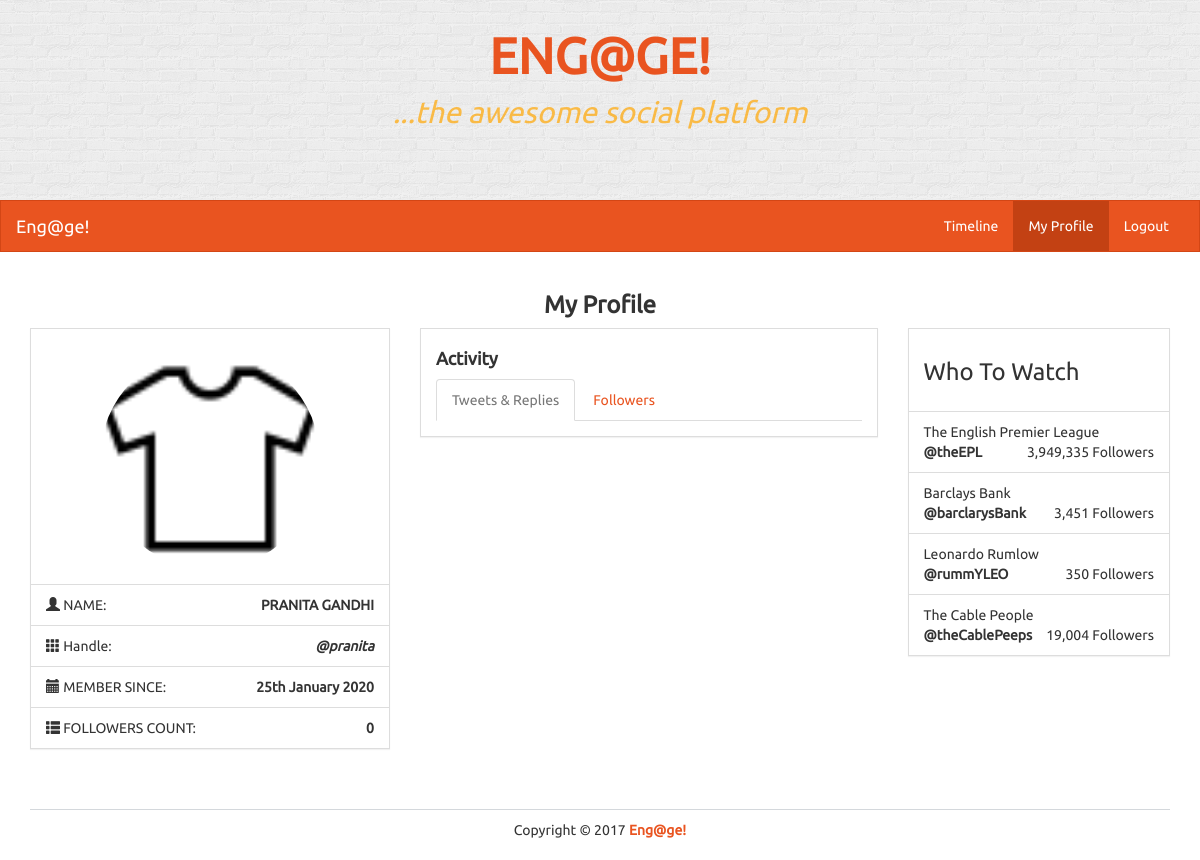
Page /profile/pranita on the earlier database version.
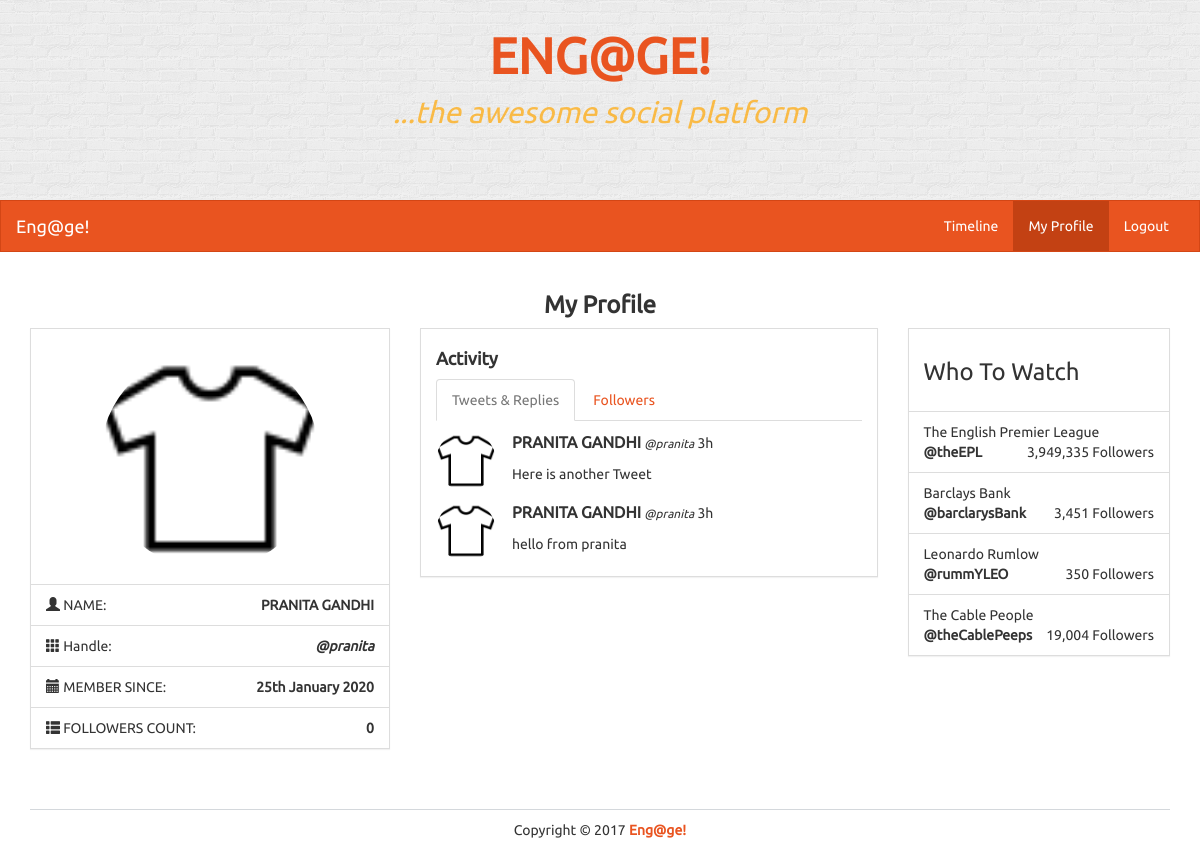
Same page on the later database version.
### models.py (models this page shows)
class User(UserMixin, db.Model):
    id = db.Column(db.Integer, primary_key=True)
    name = db.Column(db.String(100))
    username = db.Column(db.String(30))
    image = db.Column(db.String(100))
    password = db.Column(db.String(50))
    join_date = db.Column(db.DateTime)
    tweets = db.relationship('Tweet', backref='user', lazy='dynamic')
    following = db.relationship('User', secondary=followers,
        primaryjoin=(followers.c.follower_id == id),
        secondaryjoin=(followers.c.followee_id == id),
        backref=db.backref('followers', lazy='dynamic'), lazy='dynamic')
    followed_by = db.relationship('User',  secondary=followers,
        primaryjoin=(followers.c.followee_id == id),
        secondaryjoin=(followers.c.follower_id == id),
        backref=db.backref('followees', lazy='dynamic'), lazy='dynamic')

class Tweet(db.Model):
    id = db.Column(db.Integer, primary_key=True)
    user_id = db.Column(db.Integer, db.ForeignKey('user.id'))
    text = db.Column(db.String(140))
    date_created = db.Column(db.DateTime)

### views.py (the view)
@app.route('/profile', defaults={'username' : None})
@app.route('/profile/<username>')
def profile(username):
    if username:
        user = User.query.filter_by(username=username).first()
        if not user:
            abort(404)
    else:
        user = current_user
    tweets = Tweet.query.filter_by(user=user).order_by(Tweet.date_created.desc()).all()
    current_time = datetime.now()
    followed_by = user.followed_by.all()
    return render_template('profile.html', current_user=user, tweets=tweets, current_time=current_time, followed_by=followed_by)

### app.py (called while the page is built)
@app.template_filter('time_since')
def time_since(delta):
    seconds = delta.total_seconds()
    days, seconds = divmod(seconds, 86400)
    hours, seconds = divmod(seconds, 3600)
    minutes, seconds = divmod(seconds, 60)
    if days > 0:
        return '%dd' % (days)
    elif hours > 0:
        return '%dh' % (hours)
    elif minutes > 0:
        return '%dm' % (minutes)
    else:
        return 'Just now'

### templates/profile.html (shortened to what this page needs)
<!DOCTYPE html>
<html lang="en">
	<head>
		<link rel="stylesheet" href="{{ url_for('static', filename='bs/css/united.min.css') }}">
		<link rel="stylesheet" href="{{ url_for('static', filename='css/styles.css') }}">
	</head>
	<body>
		<div class="container-fluid">
			<div class="row" id="banner">
				<div class="title col-lg-12">
					<p class="title">
						<a href="./">ENG@GE!</a>
					</p>
					<p class="subtitle">...the awesome social platform</p>
				</div>
			</div>
		</div>
		<nav class="navbar navbar-default" role="navigation">
			<div class="container-fluid">
				<div class="navbar-header">
					<a class="navbar-brand" href="./">Eng@ge!</a>
				</div>
				<div class="collapse navbar-collapse navbar-ex1-collapse">
					<ul class="nav navbar-nav navbar-right">
						<li><a href="{{ url_for('timeline') }}">Timeline</a></li>
						<li class="active"><a href="{{ url_for('profile') }}">My Profile</a></li>
						<li class=""><a href="{{ url_for('logout') }}">Logout</a></li>
					</ul>
				</div>
			</div>
		</nav>
		<div class="container">
			<div class="row">
				<div class="col-lg-12">
					<h3 class="text-center bold">My Profile</h3>
				</div>
				<div class="col-lg-4">
					<div class="panel panel-default">
						<div class="panel-body">
							<div class="row pad">
								<div class="col-lg-12">
									<img src="{{ current_user.image }}" class="img-responsive img-circle center-block" alt="Image" style="height: 220px;" />
								</div>
							</div>
						</div>
						<ul class="list-group">
							<li class="list-group-item">
								<i class="glyphicon glyphicon-user"></i> NAME:
								<strong class="pull-right">{{ current_user.name }}</strong>
							</li>
							<li class="list-group-item">
								<i class="glyphicon glyphicon-th"></i> Handle:
								<strong class="pull-right"><em>@{{ current_user.username }}</em></strong>
							</li>
							<li class="list-group-item">
								<i class="glyphicon glyphicon-calendar"></i> MEMBER SINCE:
								<strong class="pull-right">25th January 2020</strong>
							</li>
							<li class="list-group-item">
								<i class="glyphicon glyphicon-th-list"></i> FOLLOWERS COUNT:
								<strong class="pull-right">{{ followed_by|length }}</strong>
							</li>
						</ul>
					</div>
				</div>
				<div class="col-lg-5">
					<div class="panel panel-default">
						<div class="panel-body">
							<h4><strong>Activity</strong></h4>
							<div role="tabpanel">
								<ul class="nav nav-tabs" role="tablist">
									<li role="presentation" class="active">
										<a href="#tweets" aria-controls="tweets" role="tab" data-toggle="tab">Tweets &amp; Replies</a>
									</li>
									<li role="presentation">
										<a href="#followings" aria-controls="followings" role="tab" data-toggle="tab">Followers</a>
									</li>
								</ul>
								<div class="tab-content">
									<div role="tabpanel" class="tab-pane active" id="tweets">
										{% for tweet in tweets %}
										<div class="row">
											<div class="col-lg-12">
												<div class="row pad">
													<div class="col-lg-2">
														<img src="{{ tweet.user.image }}" class="img-circle" style="width: 60px; height: 60px;" />
													</div>
													<div class="col-lg-10">
														<div>
															<strong class="mid">{{ tweet.user.name }}</strong>
															<small><em>@{{ tweet.user.username }}</em></small>
															{{ (current_time - tweet.date_created)|time_since }}
														</div>
														<div class="pad">
															{{ tweet.text }}
														</div>
													</div>
												</div>
											</div>
										</div>
										{% endfor %}
									</div>
								</div>
							</div>
						</div>
					</div>
				</div>
				<div class="col-lg-3">
					<div class="panel panel-default">
						<div class="panel-body">
							<h3>Who To Watch</h3>
						</div>
						<ul class="list-group">
							<li class="list-group-item">
								The English Premier League
								<div>
									<strong>@theEPL</strong>
									<span class="pull-right">
										3,949,335 Followers
									</span>
								</div>
							</li>
							<li class="list-group-item">
								Barclays Bank
								<div>
									<strong>@barclarysBank</strong>
									<span class="pull-right">
										3,451 Followers
									</span>
								</div>
							</li>
							<li class="list-group-item">
								Leonardo Rumlow
								<div>
									<strong>@rummYLEO</strong>
									<span class="pull-right">
										350 Followers
									</span>
								</div>
							</li>
							<li class="list-group-item">
								The Cable People
								<div>
									<strong>@theCablePeeps</strong>
									<span class="pull-right">
										19,004 Followers
									</span>
								</div>
							</li>
						</ul>
					</div>
				</div>
			</div>
			<footer>
				<div class="row pad">
					<div class="col-lg-12 text-center">
						Copyright &copy; 2017 <strong> <a href="./">Eng@ge!</a></strong>
					</div>
				</div>
			</footer>
		</div>
	</body>
</html>

### static/css/styles.css (style rules this page uses)
body { font-family: Ubuntu, verdana, georgia, serif, sans-serif; }
a, a:hover, a:active, a:focus, a:visited { text-decoration: none; }
.bold { font-weight: bolder !important; }
div.panel, .btn, .navbar { border-radius: 0; }
footer { margin-top: 40px; margin-bottom: 20px; }
.pad { margin-top: 10px !important; }
div.panel-body { padding-top: 10px; }
.mid { font-size: 16px; }
body > nav { border-radius: 0 !important; }
footer { border-top: 1px solid rgba(44, 62, 80, .2); }
#banner { height: 200px; background-color: #EDEDED; background: url('./img/brick-wall.png'); text-align: center; padding: 10px; padding-top: 20px; }
#banner > div.title > p.title { font-size: 50px; font-weight: bold; margin-bottom: 0; color: rgba(255, 165, 0, .9); }
#banner > div.title > p.subtitle { font-size: 30px; font-weight: 400; font-style: italic; color: rgba(255, 165, 0, .7) }

Differences in the rows shown:
added Tweet: user.image (picture), user.name "PRANITA GANDHI", user.username "pranita", (current_time-tweet.date_created)|time_since "3h", text "Here is another Tweet"
added Tweet: user.image (picture), user.name "PRANITA GANDHI", user.username "pranita", (current_time-tweet.date_created)|time_since "3h", text "hello from pranita"
